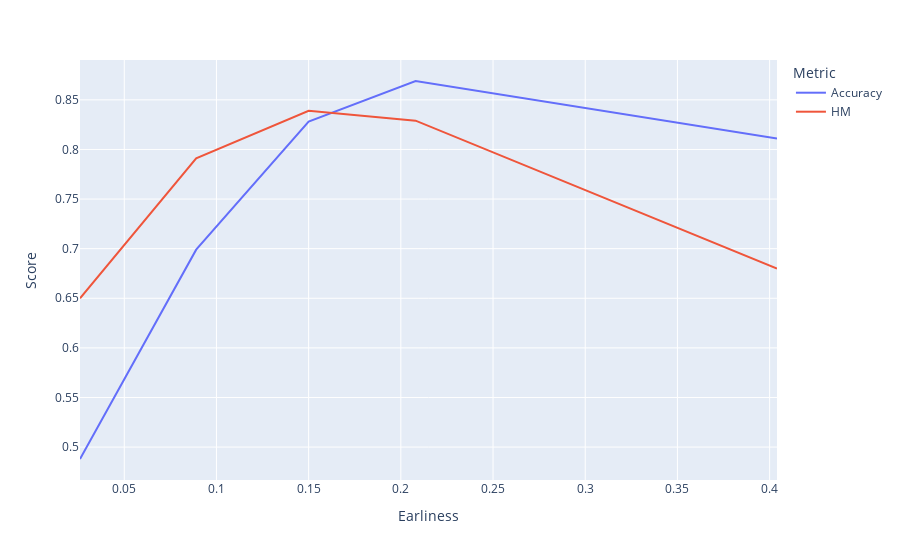

Notebook code for this chart:
### Code cell
import pandas as pd
df = pd.DataFrame({"Score":[0.488, 0.699, 0.828, 0.869, 0.811, 0.650, 0.791, 0.839, 0.829, 0.680], 
                  "Earliness": [0.026, 0.089, 0.150, 0.208, 0.404, 0.026, 0.089, 0.150, 0.208, 0.404], 
                  "Metric": ["Accuracy", "Accuracy", "Accuracy", "Accuracy", "Accuracy", "HM", "HM", "HM", "HM", "HM"]})

fig = px.line(df, x="Earliness", y="Score", color='Metric')
fig.show()

### Figure 1 — Plotly figure (JSON) as saved in the notebook; plotly's stock layout.template omitted (floating-point values rounded to 4 significant figures)
{"data": [{"hovertemplate": "Metric=Accuracy<br>Earliness=%{x}<br>Score=%{y}<extra></extra>", "legendgroup": "Accuracy", "line": {"color": "#636efa", "dash": "solid"}, "marker": {"symbol": "circle"}, "mode": "lines", "name": "Accuracy", "orientation": "v", "showlegend": true, "type": "scatter", "x": [0.026, 0.089, 0.15, 0.208, 0.404], "xaxis": "x", "y": [0.488, 0.699, 0.828, 0.869, 0.811], "yaxis": "y"}, {"hovertemplate": "Metric=HM<br>Earliness=%{x}<br>Score=%{y}<extra></extra>", "legendgroup": "HM", "line": {"color": "#EF553B", "dash": "solid"}, "marker": {"symbol": "circle"}, "mode": "lines", "name": "HM", "orientation": "v", "showlegend": true, "type": "scatter", "x": [0.026, 0.089, 0.15, 0.208, 0.404], "xaxis": "x", "y": [0.65, 0.791, 0.839, 0.829, 0.68], "yaxis": "y"}], "layout": {"legend": {"title": {"text": "Metric"}, "tracegroupgap": 0}, "margin": {"t": 60}, "xaxis": {"anchor": "y", "domain": [0, 1], "title": {"text": "Earliness"}}, "yaxis": {"anchor": "x", "domain": [0, 1], "title": {"text": "Score"}}}}
